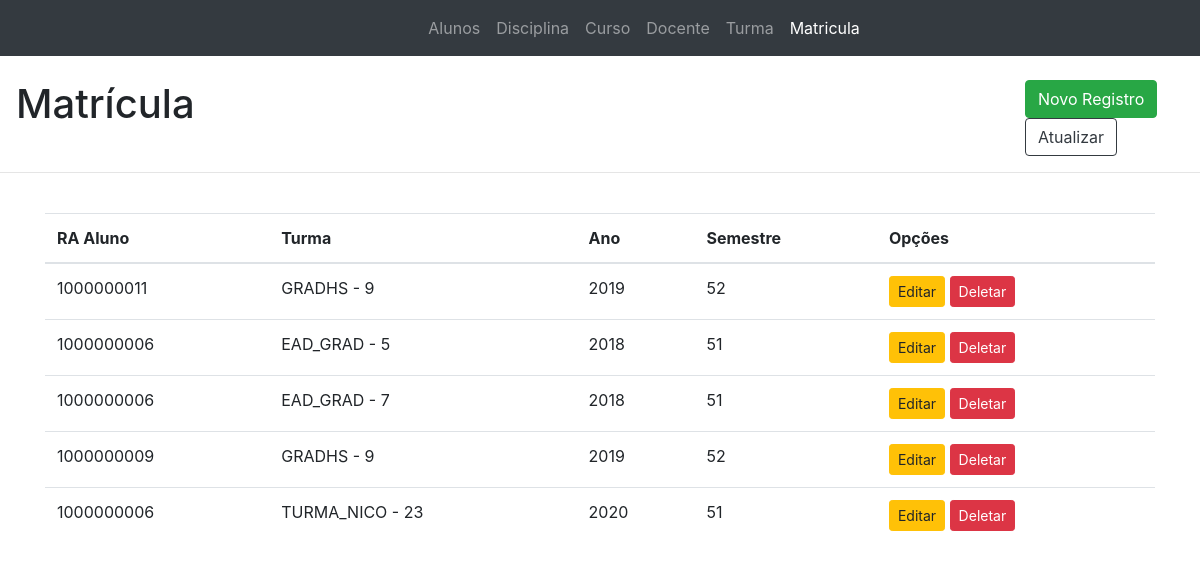
The page /app/matricula_novo.php on the database its author committed.
### tables this page shows
create table matricula
(
	id int auto_increment
		primary key,
	fk_turma int null,
	aluno int null,
	disciplina varchar(20) null,
	ano int null,
	semestre int null,
	constraint matricula_ibfk_1
		foreign key (aluno) references aluno (id),
	constraint matricula_ibfk_2
		foreign key (fk_turma) references turma (id),
	constraint matricula_ibfk_3
		foreign key (aluno) references aluno (id),
	constraint matricula_ibfk_4
		foreign key (fk_turma) references turma (id),
	constraint matricula_ibfk_5
		foreign key (aluno) references aluno (id),
	constraint matricula_ibfk_6
		foreign key (fk_turma) references turma (id)
);

create table turma
(
	id int auto_increment
		primary key,
	turma varchar(10) not null,
	ano int not null,
	semestre int not null,
	matriculaDocente int not null,
	curso varchar(20) null,
	disciplina varchar(20) null,
	constraint turma_ibfk_1
		foreign key (matriculaDocente) references docente (matriculaDocente),
	constraint turma_ibfk_2
		foreign key (curso) references curso (curso),
	constraint turma_ibfk_3
		foreign key (disciplina) references disciplina (disciplina),
	constraint turma_ibfk_4
		foreign key (matriculaDocente) references docente (matriculaDocente),
	constraint turma_ibfk_5
		foreign key (curso) references curso (curso),
	constraint turma_ibfk_6
		foreign key (disciplina) references disciplina (disciplina),
	constraint turma_ibfk_7
		foreign key (matriculaDocente) references docente (matriculaDocente),
	constraint turma_ibfk_8
		foreign key (curso) references curso (curso),
	constraint turma_ibfk_9
		foreign key (disciplina) references disciplina (disciplina)
);

### app/matricula_novo.php (the view, shortened to what this page needs)
<?php
include 'conexao.php';
?>
<!DOCTYPE html>
<html lang="pt-br">
<head>
    <link rel="stylesheet" href="https://stackpath.bootstrapcdn.com/bootstrap/4.1.3/css/bootstrap.min.css">
    <link rel="stylesheet" href="https://maxcdn.bootstrapcdn.com/bootstrap/4.0.0/css/bootstrap.min.css">
    <link href="https://unpkg.com/gijgo@1.9.13/css/gijgo.min.css" rel="stylesheet" type="text/css" />
</head>
<body>
  <nav class="navbar navbar-expand-lg navbar-dark bg-dark">
    <div class="container col-lg-4 ">
      <div class="collapse navbar-collapse" id="navbarNav">
        <ul class="navbar-nav">
          <li class="nav-item">
            <a class="nav-link" href="./aluno.php">Alunos</a>
          </li>
          <li class="nav-item">
            <a class="nav-link" href="./disciplinas.php">Disciplina</a>
          </li>
          <li class="nav-item">
            <a class="nav-link" href="./curso.php">Curso</a>
          </li>
          <li class="nav-item">
            <a class="nav-link" href="./docente.php">Docente</a>
          </li>
          <li class="nav-item">
            <a class="nav-link" href="./turma.php">Turma</a>
          </li>
          <li class="nav-item active">
            <a class="nav-link" href="./matricula.php">Matricula</a>
          </li>
        </ul>
      </div>
    </div>
  </nav>
<br>
<div class="row">
  <div class="col">
    <h1 class="ml-3">Matrícula</h1>
</div>
<div class="col col-lg-2">
    <button type="button" class="btn btn-success" data-toggle="modal" data-target="#addMatricula" >Novo Registro</button>
    <button type="button" class="btn btn-outline-dark" onclick="location.reload()">Atualizar</button>
</div>
</div>
<hr>
<br>
<?php
$sql = "
SELECT DISTINCT
a.id,
a.aluno,
a.fk_turma,
b.ano,
b.semestre,
b.turma
FROM
Matricula a
JOIN Turma b ON a.fk_turma = b.id;
";
$stmt = $conn->prepare($sql);
$stmt->execute();
$result = $stmt->fetchAll();
?>
<div class="container">
  <table class="table table-hover">
    <thead>
      <tr>
        <th scope="col">RA Aluno</th>
        <th scope="col">Turma</th>
        <th scope="col">Ano</th>
        <th scope="col">Semestre</th>
        <th scope="col">Opções</th>
    </tr>
</thead>
<tbody>
    <?php foreach ($result as $key => $value) : ?>
      <tr>
         <td id="<?= $value['aluno']; ?>" ><?= $value['aluno']; ?></td>
         <td id="<?=$value['fk_turma']?>"><?= $value['turma']. " - ".$value['fk_turma'] ; ?></td>
         <td><?= $value['ano'];?></td>
         <td><?= $value['semestre']; ?></td>
         <td>
          <button id="#btnEditaMatricula" type="submit" class="btn-edita btn btn-warning btn-sm" data-toggle="modal">Editar</button>
          <button  type="submit" class="btn btn-danger btn-sm" onclick="deletaRegistro('excluirMatricula', <?php echo $value['id']; ?>)">Deletar
          </button>
      </td>
  </tr>
<?php endforeach ?>
</tbody>
</table>
</div>
</body>
</html>

### rows shown on the page
matricula: aluno "1000000011", fk_turma.turma "GRADHS", fk_turma "9", fk_turma.ano "2019", fk_turma.semestre "52"
matricula: aluno "1000000006", fk_turma.turma "EAD_GRAD", fk_turma "5", fk_turma.ano "2018", fk_turma.semestre "51"
matricula: aluno "1000000006", fk_turma.turma "EAD_GRAD", fk_turma "7", fk_turma.ano "2018", fk_turma.semestre "51"
matricula: aluno "1000000009", fk_turma.turma "GRADHS", fk_turma "9", fk_turma.ano "2019", fk_turma.semestre "52"
matricula: aluno "1000000006", fk_turma.turma "TURMA_NICO", fk_turma "23", fk_turma.ano "2020", fk_turma.semestre "51"
